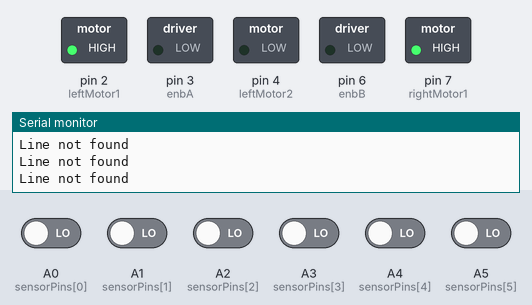
The sketch below on a simulated Arduino Uno, built with avr-gcc and run on an emulated ATmega328P. Parts: switched loads named in the sketch (green lamp = pin HIGH), the last lines printed to the serial monitor. Inputs (shaded band) come from the test bench; at power-on: A0 (sensorPins[0]), A1 (sensorPins[1]), A2 (sensorPins[2]), A3 (sensorPins[3]), A4 (sensorPins[4]), A5 (sensorPins[5]) LOW.

Above: at 1.2 s.
1.3 s: A0 (sensorPins[0]) driven HIGH
At 2.5 s:
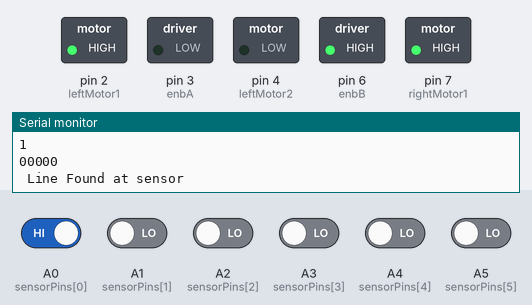
2.8 s: A1 (sensorPins[1]) driven HIGH
At 3.7 s:
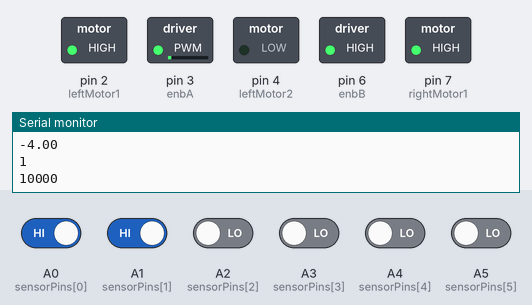
4.3 s: A0 (sensorPins[0]) driven LOW and A2 (sensorPins[2]) driven HIGH
At 4.8 s:
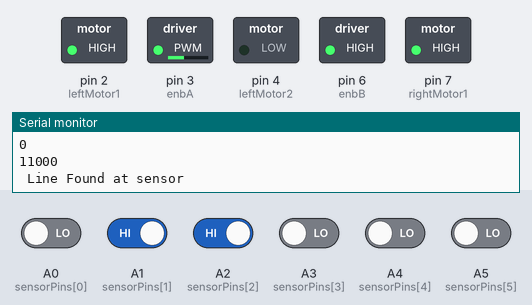
5.8 s: A1 (sensorPins[1]) driven LOW
At 7.0 s:
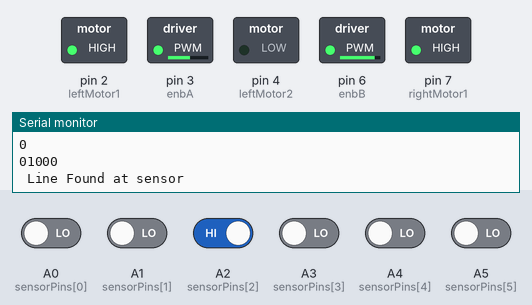
7.3 s: A3 (sensorPins[3]) driven HIGH
At 8.3 s:
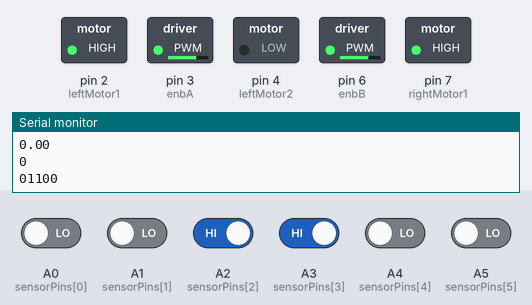
8.8 s: A2 (sensorPins[2]) driven LOW
At 9.6 s:
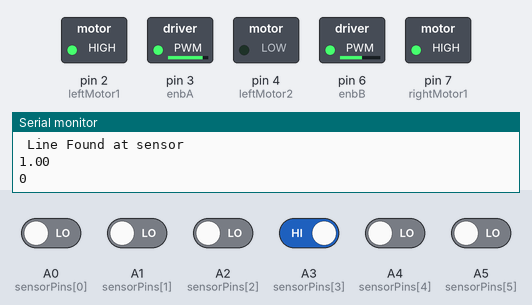
Timing chart, 0 to 11.3 s (numbered marks = the images above; inputs shaded):
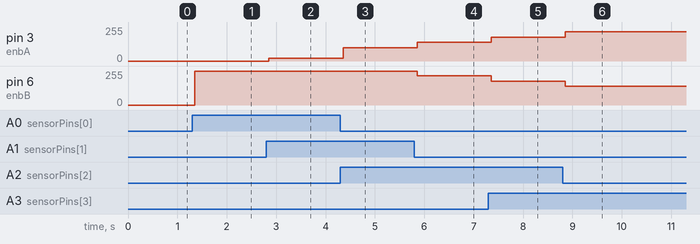

Measured:
- after the input at 1.3 s, pin 6 (enbB): 0/255 → 255/255 after 0.05 s
- after the input at 2.8 s, pin 3 (enbA): 0/255 → 20/255 after 0.06 s
- after the input at 4.3 s, pin 3 (enbA): 20/255 → 100/255 after 0.06 s
- after the input at 5.8 s, pin 3 (enbA): 100/255 → 140/255 after 0.06 s; pin 6 (enbB): 255/255 → 220/255 after 0.06 s
- after the input at 7.3 s, pin 3 (enbA): 140/255 → 180/255 after 0.06 s; pin 6 (enbB): 220/255 → 180/255 after 0.06 s
- after the input at 8.8 s, pin 3 (enbA): 180/255 → 220/255 after 0.06 s; pin 6 (enbB): 180/255 → 140/255 after 0.06 s

The sketch:

pidtuningWorking2.ino
```cpp
/*
  TMPIDLFR V1


           __
 _(\    |@@|
(__/\__ \--/ __
   \___|----|  |   __
       \ }{ /\ )_ / _\
       /\__/\ \__O (__
      (--/\--)    \__/
      _)(  )(_
     `---''---`


  LINE FOLLOWER ROBOT USING 6 IR SENSOR ARRAYS,ARDUINO UNO AND L298N MOTOR DRIVER

  THE CODE WRITTEN BELOW AND THE ALGORITHMS WAS SOLELY DEVELOPED BY TECHNOMANCERS ROBOTIC CLUB
  ALL RIGHTS RESERVED TO TECHNOMANCERS CLUB 2018
  YOU MAY NOT USE/EDIT/DISTRIBUTE CONTENTS OF THIS CODE WITHOUT PERMISSION FROM TECHNOMANCERS ROBOTIC CLUB !!

    TRUTH TABLE VALUES FOR THE ALGORITHMS
______________________________________		_ERROR___
SENSOR PINS:	0	1	2	3	4	5
______________________________________		_________
VALUES     :	0	0	0	0	0	1			5
           ____________________________		_________
				0	0	0	0	1	1			4
	       ____________________________		_________
				0	0	0	0	1	0			3
		   ____________________________		_________
				0	0	0	1	1	0			2
		   ____________________________     _________
				0	0	0	1	0	0			1
		   ____________________________     _________
				0	0	1	1	0	0			0
           ____________________________     _________
				0	0	1	0	0	0			-1
		   ____________________________     _________
				0	1	1	0	0	0			-2
		   ____________________________     _________
				0	1	0	0	0	0			-3
		   ____________________________     _________
				1	1	0	0	0	0			-4
		   ____________________________     _________
				1	0	0	1	0	0			-5


 */


//Motors and enb pins

const int leftMotor1=2;
const int leftMotor2=4;
const int enbA=3;                        // ith mattunnundenkil vere PWM pin il thanne connect cheyyanam. Otherwise DONT CHANGE!!
const int rightMotor1=7;
const int rightMotor2=8;
const int enbB=6;                        // ith mattunnundenkil vere PWM pin il thanne connect cheyyanam. Otherwise DONT CHANGE!!
const int baseSpeed=180;                 //EXPERIMENTAL: njan parayunnathu vare DONT CHANGE THIS!
const int maxSpeed=255;                  //DONT CHANGE THIS!!
//sensors only 6 used

const int sensorPins[6]={A0,A1,A2,A3,A4,A5};               //2nd pin from left = A0 AND 3rd pin is A1 ........etc...... 2nd pin from right=A5


float Kp=40.0;						  //EXPERIMENTAL: njan parayunnathu vare DONT CHANGE THIS!
float Ki=0.0;						  //EXPERIMENTAL: njan parayunnathu vare DONT CHANGE THIS!
float Kd=0.0;                       //EXPERIMENTAL: njan parayunnathu vare DONT CHANGE THIS!
float i=0.0;                        //DONT CHANGE THIS!
float error=0.0;                    //DONT CHANGE THIS!
float p=0.0;							 //DONT CHANGE THIS!
float d=0.0;								 //DONT CHANGE THIS!
float previousError=0.0;					 //DONT CHANGE THIS!
int pIDValue=0.0;						 //DONT CHANGE THIS!

int sensorValues[6]={0,0,0,0,0,0};			//CHANGE THIS WHEN CHANGING NUMBER OF SENSORS!!


int mode=0;    //0 => found line, 1=>no line found  2=>Finishpoint/all sensors detect black

//FUNCTION PROTOTYPES, ITH EDIT CHEYYANDA!!
void getError();
void getPIDValue();
void setMotorSpeed();

//INITIALIZATION
void setup()
{
  //motors
  pinMode(leftMotor1,OUTPUT);
  pinMode(leftMotor2,OUTPUT);
  pinMode(enbA,OUTPUT);
  pinMode(rightMotor1,OUTPUT);
  pinMode(rightMotor1,OUTPUT);
  pinMode(enbB,OUTPUT);
  digitalWrite(leftMotor1,HIGH);
  digitalWrite(leftMotor2,LOW);
  digitalWrite(rightMotor1,HIGH);
  digitalWrite(rightMotor2,LOW);
  Serial.begin(9600);

}

//MAINFUNCTION
void loop() {


  getError();
  while(mode!=0){
	  Serial.println("Line not found");

	   digitalWrite(enbA,0);
       digitalWrite(enbB,0);
	   getError();
	  }

  getError();
  Serial.println(sensorValues[0]);
  Serial.print(sensorValues[1]);
  Serial.print(sensorValues[2]);
  Serial.print(sensorValues[3]);
  Serial.print(sensorValues[4]);
  Serial.print(sensorValues[5]);
  Serial.println("\n Line Found at sensor");
  Serial.println(error);
  getPIDValue();
  setMotorSpeed();
}

//READ POSITION AND STORE THE OFFSET IN ERROR
void getError(){

	  for(int j=0;j<6;j++)
  {
    sensorValues[j]=digitalRead(sensorPins[j]);
  }


  if((sensorValues[0]== 0 )&&(sensorValues[1]== 0 )&&(sensorValues[2]== 0 )&&(sensorValues[3]== 0 )&&(sensorValues[4]== 0 )&&(sensorValues[5]== 1)){
    error =5.0;
    mode=0;
  }

  else if((sensorValues[0]== 0 )&&(sensorValues[1]== 0 )&&(sensorValues[2]== 0 )&&(sensorValues[3]== 0 )&&(sensorValues[4]== 1 )&&(sensorValues[5]== 1)){
    error =4.0;
    mode=0;
  }

  else if((sensorValues[0]== 0 )&&(sensorValues[1]== 0 )&&(sensorValues[2]== 0 )&&(sensorValues[3]== 0 )&&(sensorValues[4]== 1 )&&(sensorValues[5]== 0)) {
    error =3.0;
    mode=0;}
  else if((sensorValues[0]== 0 )&&(sensorValues[1]== 0 )&&(sensorValues[2]== 0 )&&(sensorValues[3]== 1 )&&(sensorValues[4]== 1 )&&(sensorValues[5]== 0)){
  error =2.0;
  mode=0;
  }

  else if((sensorValues[0]== 0 )&&(sensorValues[1]== 0 )&&(sensorValues[2]== 0 )&&(sensorValues[3]== 1 )&&(sensorValues[4]== 0 )&&(sensorValues[5]== 0)) {
  error =1.0;
  mode=0;
  }

  else if((sensorValues[0]== 0 )&&(sensorValues[1]== 0 )&&(sensorValues[2]== 1 )&&(sensorValues[3]== 1 )&&(sensorValues[4]== 0 )&&(sensorValues[5]== 0)) {
    error =0.0;
	mode=0;
  }

  else if((sensorValues[0]== 0 )&&(sensorValues[1]==0 )&&(sensorValues[2]== 1 )&&(sensorValues[3]== 0 )&&(sensorValues[4]== 0 )&&(sensorValues[5]== 0)){
    error =-1.0;
	mode=0;
  }

  else if((sensorValues[0]== 0 )&&(sensorValues[1]== 1 )&&(sensorValues[2]== 1 )&&(sensorValues[3]== 0 )&&(sensorValues[4]== 0 )&&(sensorValues[5]== 0)) {
	  mode=0;
    error =-2.0;
  }
  else if((sensorValues[0]== 0 )&&(sensorValues[1]== 1 )&&(sensorValues[2]== 0 )&&(sensorValues[3]== 0 )&&(sensorValues[4]== 0 )&&(sensorValues[5]== 0)) {
	  mode=0;
    error =-3.0;
  }

  else if((sensorValues[0]== 1 )&&(sensorValues[1]== 1 )&&(sensorValues[2]==0 )&&(sensorValues[3]== 0 )&&(sensorValues[4]== 0 )&&(sensorValues[5]== 0)) {
	  mode=0;
    error =-4.0;
  }

  else if((sensorValues[0]== 1 )&&(sensorValues[1]== 0 )&&(sensorValues[2]== 0 )&&(sensorValues[3]== 0 )&&(sensorValues[4]== 0 )&&(sensorValues[5]== 0)) {
	  mode=0;
    error =-5.0;

  }

  else if((sensorValues[0]== 1 )&&(sensorValues[1]== 1 )&&(sensorValues[2]== 1 )&&(sensorValues[3]== 1 )&&(sensorValues[4]== 1 )&&(sensorValues[5]== 1))
  {
   error = 0.0;
   mode =1;

  }

  else if((sensorValues[0]== 0 )&&(sensorValues[1]== 0 )&&(sensorValues[2]== 0 )&&(sensorValues[3]== 0 )&&(sensorValues[4]== 0 )&&(sensorValues[5]== 0))
  {
   error = 10.0;
   mode =2;

  }
}

 void getPIDValue(){
	 p=error;
	 i=i+error;
	 d=error-previousError;
	 previousError = error;
	 pIDValue=(int)((Kp*p)+(Ki*i)+(Kd*d));

 }

 void setMotorSpeed(){

	 int leftMotorSpeed = (baseSpeed + pIDValue);
	 int rightMotorSpeed = (baseSpeed- pIDValue);

     if(leftMotorSpeed>255)
		 leftMotorSpeed =255;
	 if(rightMotorSpeed>255)
		 rightMotorSpeed=255;
	 if(leftMotorSpeed<0)
		 leftMotorSpeed=0;
	 if(rightMotorSpeed<0)
		 rightMotorSpeed=0;

	 analogWrite(enbA,leftMotorSpeed);   //Positive error decrease speed
     analogWrite(enbB,rightMotorSpeed); //Positive error increase speed
	   digitalWrite(leftMotor1,HIGH);
  digitalWrite(leftMotor2,LOW);
  digitalWrite(rightMotor1,HIGH);
  digitalWrite(rightMotor2,LOW);

 }
```
